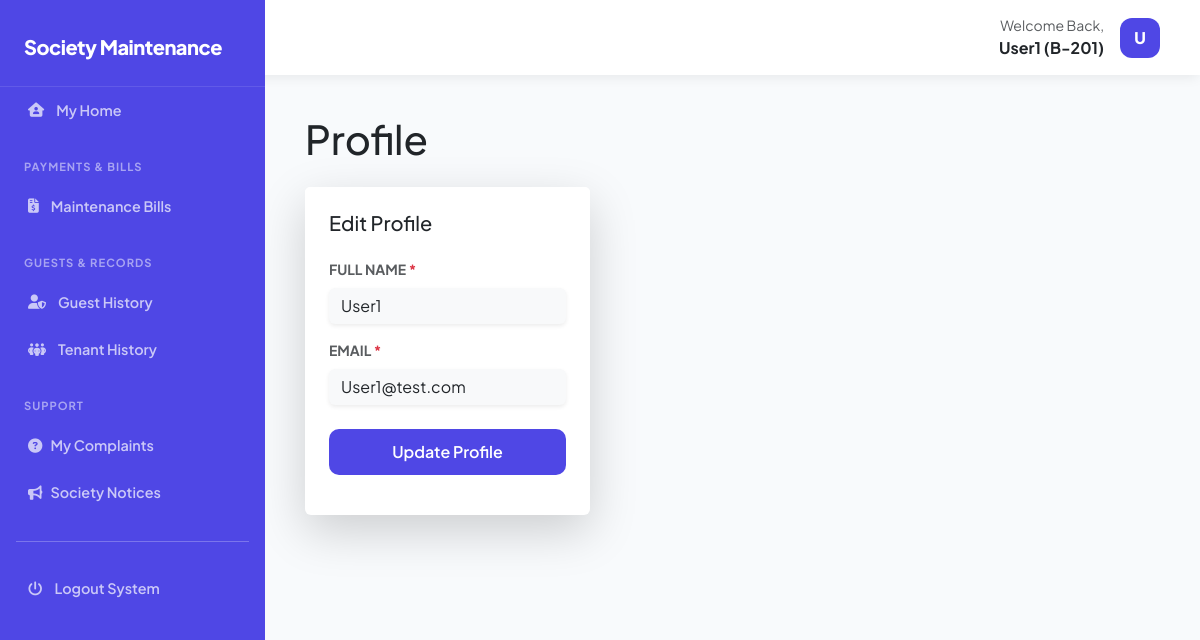
The page /public/profile.php (signed in) on the database its author committed.
### tables this page shows
CREATE TABLE `flats` (
  `id` int UNSIGNED NOT NULL,
  `flat_number` varchar(255) NOT NULL,
  `floor` int NOT NULL,
  `block_number` varchar(10) NOT NULL,
  `flat_type` varchar(30) NOT NULL,
  `created_at` timestamp NOT NULL DEFAULT CURRENT_TIMESTAMP
);

CREATE TABLE `users` (
  `id` int UNSIGNED NOT NULL,
  `name` varchar(255) NOT NULL,
  `email` varchar(255) NOT NULL,
  `mobile` varchar(15) DEFAULT NULL,
  `dob` date DEFAULT NULL,
  `gender` varchar(10) DEFAULT NULL,
  `role` enum('admin','cashier','user','security_guard') DEFAULT NULL,
  `password` varchar(255) NOT NULL,
  `created_at` timestamp NOT NULL DEFAULT CURRENT_TIMESTAMP ON UPDATE CURRENT_TIMESTAMP
);

### public/profile.php (the view, shortened to what this page needs)
<?php
require_once __DIR__ . '/../core/config.php';
$errors = [];
$user_id = $_SESSION['user_id'];
$stmt = $pdo->prepare("SELECT name, email FROM users WHERE id = ?");
$stmt->execute([$user_id]);
$user = $stmt->fetch(PDO::FETCH_ASSOC);
include(__DIR__ . '/../resources/layout/header.php');
?>
<!DOCTYPE html>
<html lang="en">
<head>
	<link rel="stylesheet" href="https://cdnjs.cloudflare.com/ajax/libs/font-awesome/6.5.0/css/all.min.css">
	<link href="https://cdn.jsdelivr.net/npm/bootstrap@5.3.0/dist/css/bootstrap.min.css" rel="stylesheet">
	<link rel="stylesheet" href="https://cdn.datatables.net/1.13.6/css/dataTables.bootstrap5.min.css">
	<link rel="stylesheet" href="../assets/css/styles.css">
</head>
<body>
	<div class="main-wrapper">
		<main id="main-content">
			<div class="d-flex justify-content-between align-items-center mb-4">
				<h1 class="page-title m-0">Profile</h1>
			</div>
			<div class="col-md-4">
				<div class="card border-0 shadow-lg">
					<div class="card-header border-0 p-4 pb-0 bg-white">
						<h5 class="fw-800 m-0">Edit Profile</h5>
					</div>
					<div class="card-body p-4">
						<form method="POST" class="row g-3" autocomplete="off">
							<div class="col-12">
								<label class="form-label small fw-bold text-muted">
									FULL NAME <span class="text-danger">*</span>
								</label>
								<input type="text"
									name="name"
									value="<?= htmlspecialchars($_POST['name'] ?? $user['name']) ?>"
									class="form-control bg-light border-0 shadow-sm <?= isset($errors['name']) ? 'is-invalid' : '' ?>"
									placeholder="e.g. Rahul Sharma">
							</div>
							<div class="col-12">
								<label class="form-label small fw-bold text-muted">
									EMAIL <span class="text-danger">*</span>
								</label>
								<input type="email"
									name="email"
									value="<?= htmlspecialchars($_POST['email'] ?? $user['email']) ?>"
									class="form-control bg-light border-0 shadow-sm <?= isset($errors['email']) ? 'is-invalid' : '' ?>"
									placeholder="rahul@example.com">
							</div>
							<div class="col-12 mt-4">
								<button type="submit" name="save_button" class="btn btn-brand w-100">
									Update Profile
								</button>
							</div>
						</form>
					</div>
				</div>
			</div>
		</main>
	</div>
</body>
</html>
<?php include(__DIR__ . '/../resources/layout/footer.php'); ?>

### resources/layout/header.php (shortened to what this page needs)
<?php
require_once __DIR__ . '/../../core/config.php';
$name = $_SESSION['user_name']
    ?? $_SESSION['name']
    ?? 'User';
$initials = strtoupper(substr(trim($name), 0, 1));
$blockFlat = '';
if ($_SESSION['user_role'] === 'user') {
    $stmt = $pdo->prepare("
        SELECT f.block_number, f.flat_number
        FROM allotments a
        JOIN flats f ON f.id = a.flat_id
        WHERE a.user_id = ?
        LIMIT 1
    ");
    $stmt->execute([$_SESSION['user_id']]);
    $flatData = $stmt->fetch(PDO::FETCH_ASSOC);
    if ($flatData) {
        $blockFlat = $flatData['block_number'] . '-' . $flatData['flat_number'];
    }
}
?>
<!DOCTYPE html>
<html lang="en">
<head>
    <link rel="stylesheet" href="../../assets/css/styles.css">
</head>
<body>
    <header class="top-nav">
        <div id="mobile-toggle" onclick="toggleSidebar()">
        </div>
        <div class="ms-auto d-flex align-items-center">
            <div class="dropdown">
                <button class="btn d-flex align-items-center gap-3 border-0 bg-transparent p-0"
                    type="button"
                    data-bs-toggle="dropdown"
                    aria-expanded="false">
                    <?php if ($_SESSION['user_role'] === 'admin'): ?>
                        <div class="text-end d-none d-sm-block">
                            <p class="m-0 small text-muted">Admin Panel</p>
                            <p class="m-0 fw-bold">Administrator</p>
                        </div>
                        <div class="avatar-circle"><?= $initials ?></div>
                    <?php else: ?>
                        <div class="text-end d-none d-sm-block">
                            <p class="m-0 small text-muted">Welcome Back,</p>
                            <p class="m-0 fw-bold">
                                <?= htmlspecialchars($name) ?>
                                <?php if (!empty($blockFlat)): ?>
                                    (<?= htmlspecialchars($blockFlat) ?>)
                                <?php endif; ?>
                            </p>
                        </div>
                        <div class="avatar-circle"><?= $initials ?></div>
                    <?php endif; ?>
                </button>
            </div>
        </div>
    </header>
    <?php include __DIR__ . '/sidebar.php'; ?>

### assets/css/styles.css (style rules this page uses)
:root { --brand-color: #4F47E5; --brand-hover: #3428b3; --bg-main: #f8fafc; --sidebar-width: 265px; --transition: all 0.3s cubic-bezier(0.4, 0, 0.2, 1); }
body { font-family: 'Plus Jakarta Sans', sans-serif; background-color: var(--bg-main); margin: 0; overflow-x: hidden; }
.main-wrapper { flex: 1; margin-left: var(--sidebar-width); transition: var(--transition); min-height: 100vh; }
.top-nav { height: 75px; background: #ffffff; display: flex; align-items: center; justify-content: flex-end; padding: 0 2rem; position: sticky; top: 0; z-index: 1000; box-shadow: 0 4px 12px -2px rgba(0, 0, 0, 0.08); }
#main-content { padding: 2.5rem; }
.btn-brand { background-color: var(--brand-color); color: white; border-radius: 10px; font-weight: 600; padding: 0.6rem 1.5rem; border: none; transition: 0.2s; }
.avatar-circle { width: 40px; height: 40px; background: var(--brand-color); color: #fff; border-radius: 12px; display: flex; align-items: center; justify-content: center; font-weight: 800; }
.main-wrapper { flex: 1; margin-left: var(--sidebar-width); min-height: 100vh; }
.top-nav { height: 75px; background: #fff; display: flex; align-items: center; justify-content: flex-end; padding: 0 2.5rem; position: sticky; top: 0; box-shadow: 0 4px 12px -2px rgba(0, 0, 0, 0.08); }
.btn-brand { color: #fff; border: none; padding: 0.7rem 1.5rem; border-radius: 10px; font-weight: 600; }

### rows shown on the page
flats: blockFlat "B-201"
users: name "User1", email "User1@test.com"

### other values the page prints
$name "User1"
$initials "U"
